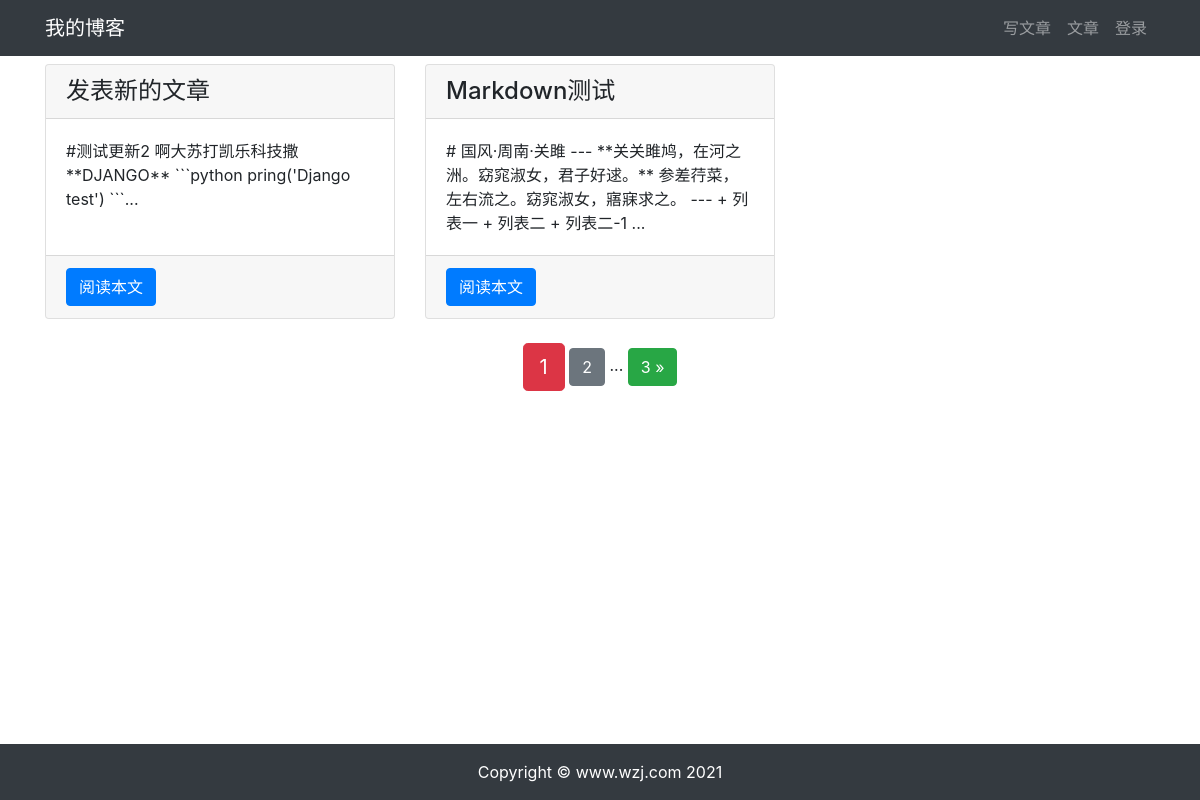
Page /article/article-list/ on the earlier database version.
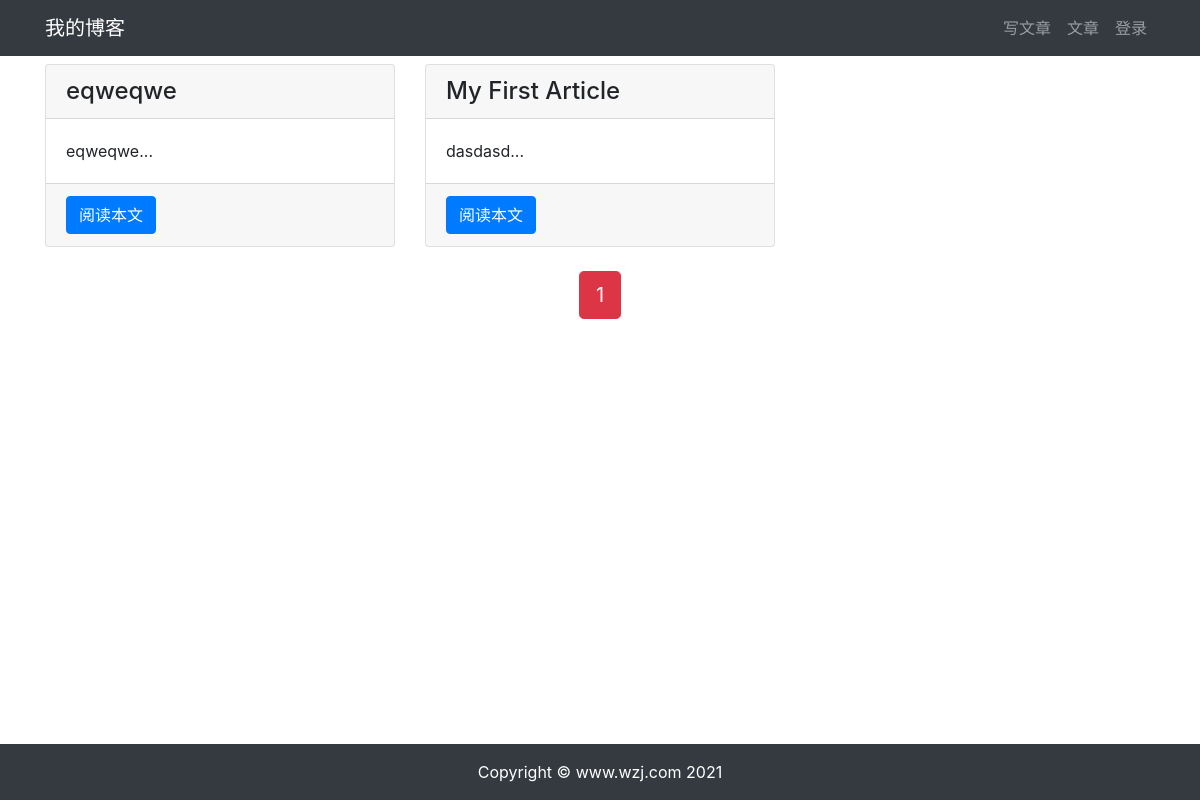
Same page on the later database version.
### article/models.py (models this page shows, shortened)
class ArticlePost(models.Model):
    author = models.ForeignKey(User, on_delete=models.CASCADE)
    title = models.CharField(max_length=100)
    body = models.TextField()
    created = models.DateTimeField(default=timezone.now)
    updated = models.DateTimeField(auto_now=True)
    class Meta:
        ordering = ('-created',)

### article/views.py (the view)
# urls.py: path('article-list/', views.article_list, name='article_list'),
def article_list(request):
    article_list = ArticlePost.objects.all()
    paginator = Paginator(article_list, 2)
    page = request.GET.get('page')
    articles = paginator.get_page(page)
    context = {'articles': articles}
    return render(request, 'article/list.html', context)

### templates/article/list.html (shortened to what this page needs)
{% extends "base.html" %}
{% load staticfiles %}
{% block content %}
<div class="container">
    <div class="row mt-2">
        {% for article in articles %}
        <div class="col-4 mb-4">
            <div class="card h-100">
                <h4 class="card-header">{{ article.title }}</h4>
                <div class="card-body">
                    <p class="card-text">{{ article.body|slice:'100' }}...</p>
                </div>
                <div class="card-footer">
                    <a href="{% url 'article:article_detail' article.id %}" class="btn btn-primary">阅读本文</a>
                </div>
            </div>
        </div>
        {% endfor %}
    </div>
    <div class="pagination row">
        <div class="m-auto">
            <span class="step-links">
                <span class="current btn btn-danger btn-lg">
                    {{ articles.number }}
                </span>
                {% if articles.has_next %}
                    <a href="?page={{ articles.next_page_number }}"
                    class="btn btn-secondary"
                    >
                        {{ articles.next_page_number }}
                    </a>
                    <span>...</span>
                    <a href="?page={{ articles.paginator.num_pages }}"
                    class="btn btn-success"
                    >
                        {{ articles.paginator.num_pages }} &raquo;
                    </a>
                {% endif %}
            </span>
        </div>
    </div>
</div>
{% endblock content %}

### templates/base.html (shortened to what this page needs)
    使用 Django 3 学习的读者改为 {% load static %}
{% load staticfiles %}
<!DOCTYPE html>
<html lang="zh-cn">
<head>
    <link rel="stylesheet" href="{% static 'bootstrap/css/bootstrap.min.css' %}">
    <link rel="stylesheet" href="{% static 'md_css/monokai.css' %}">
</head>
<body>
    {% include 'header.html' %}
    {% block content %}{% endblock content %}
    {% include 'footer.html' %}
</body>
</html>

### templates/header.html (shortened to what this page needs)
<nav class="navbar navbar-expand-lg navbar-dark bg-dark">
    <div class="container">
      <a class="navbar-brand" href="#">我的博客</a>
      <div>
        <ul class="navbar-nav">
          <li class="nav-item">
            <a class="nav-link" href="{% url 'article:article_create' %}">写文章</a>
          </li>
          <li class="nav-item">
            <a class="nav-link" href="{% url 'article:article_list' %}">文章</a>
          </li>
          {% if user.is_authenticated %}
            <li class="nav-item dropdown">
              <a class="nav-link dropdown-toggle" href="#" id="navbarDropdown" role="button" data-toggle="dropdown" aria-haspopup="true" aria-expanded="false">
                {{ user.username }}
              </a>
              <div class="dropdown-menu" aria-labelledby="navbarDropdown">
                <a class="dropdown-item" href='{% url "userprofile:edit" user.id %}'>个人信息</a>
                <a class="dropdown-item" href="#" onclick="user_delete()">删除用户</a>
                <a class="dropdown-item" href="{% url 'userprofile:logout' %}">退出登录</a>
              </div>
          </li>
          {% else %}
          <li class="nav-item">
            <a class="nav-link" href="{% url 'userprofile:login' %}">登录</a>
        </li>
          {% endif %}
        </ul>
      </div>
    </div>
  </nav>

### templates/footer.html
{% load staticfiles %}
<div>
    <br><br><br>
</div>
<footer class="py-3 bg-dark fixed-bottom">
    <div class="container">
        <p class="m-0 text-center text-white">Copyright &copy; www.wzj.com 2021</p>
    </div>
</footer>

Differences in the rows shown:
removed ArticlePost: title "发表新的文章", body "#测试更新2 啊大苏打凯乐科技撒 **DJANGO** ```python pring('Django test') ```"
removed ArticlePost: title "Markdown测试", body "# 国风·周南·关雎 --- **关关雎鸠，在河之洲。窈窕淑女，君子好逑。** 参差荇菜，左右流之。窈窕淑女，寤寐求之。 --- + 列表一 + 列表二 + 列表二-1"
added ArticlePost: title "eqweqwe", body "eqweqwe"
added ArticlePost: title "My First Article", body "dasdasd"
Other differences:
{{ articles.next_page_number }}: "2" → (not shown)
{{ articles.paginator.num_pages }}: "3" → (not shown)
